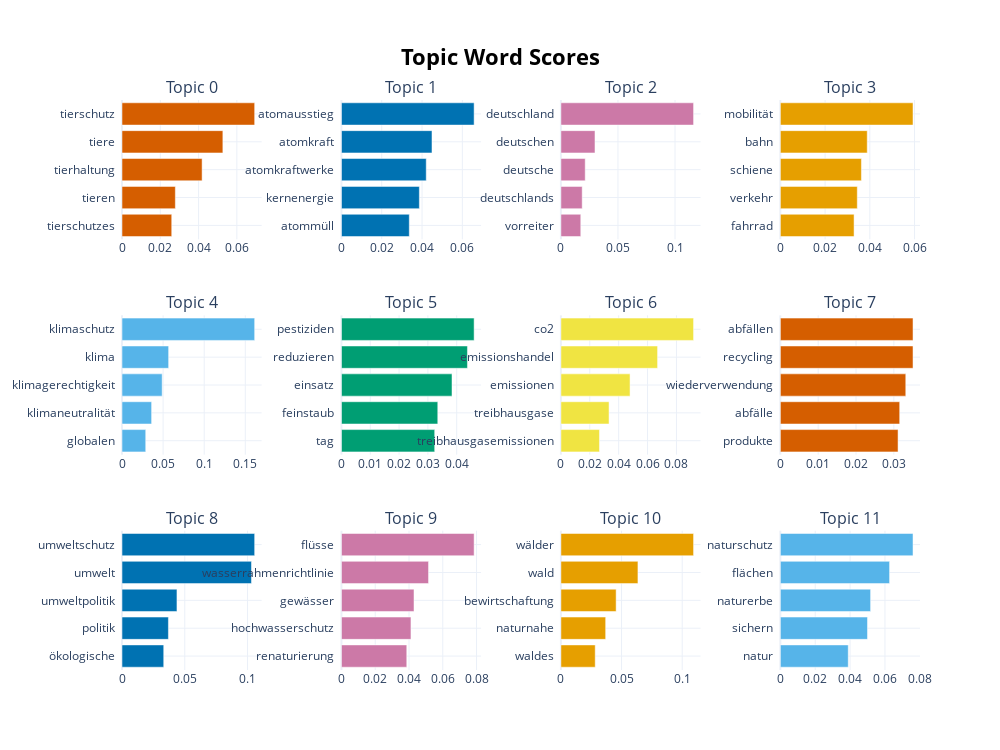

Write notebook code for a chart like this one.
### Markdown cell above
When clustering the different topics it seems as though that many of the ecological topics such as nature conservation, pesticide prohibition, water protection, species protection and so on appear to be clustered together, with a high similarity score.

### Code cell
german_model.visualize_barchart(custom_labels=False, top_n_topics=12)

### Figure 1 — Plotly figure (JSON) as saved in the notebook; plotly's stock layout.template omitted (floating-point values rounded to 4 significant figures)
{"data": [{"marker": {"color": "#D55E00"}, "orientation": "h", "type": "bar", "x": [0.02598, 0.02787, 0.04184, 0.05269, 0.06929], "xaxis": "x", "y": ["tierschutzes  ", "tieren  ", "tierhaltung  ", "tiere  ", "tierschutz  "], "yaxis": "y"}, {"marker": {"color": "#0072B2"}, "orientation": "h", "type": "bar", "x": [0.03367, 0.03866, 0.04209, 0.04494, 0.06585], "xaxis": "x2", "y": ["atommüll  ", "kernenergie  ", "atomkraftwerke  ", "atomkraft  ", "atomausstieg  "], "yaxis": "y2"}, {"marker": {"color": "#CC79A7"}, "orientation": "h", "type": "bar", "x": [0.01742, 0.01866, 0.02131, 0.02988, 0.1163], "xaxis": "x3", "y": ["vorreiter  ", "deutschlands  ", "deutsche  ", "deutschen  ", "deutschland  "], "yaxis": "y3"}, {"marker": {"color": "#E69F00"}, "orientation": "h", "type": "bar", "x": [0.03296, 0.0344, 0.03624, 0.03884, 0.05931], "xaxis": "x4", "y": ["fahrrad  ", "verkehr  ", "schiene  ", "bahn  ", "mobilität  "], "yaxis": "y4"}, {"marker": {"color": "#56B4E9"}, "orientation": "h", "type": "bar", "x": [0.02887, 0.03604, 0.04887, 0.05674, 0.1614], "xaxis": "x5", "y": ["globalen  ", "klimaneutralität  ", "klimagerechtigkeit  ", "klima  ", "klimaschutz  "], "yaxis": "y5"}, {"marker": {"color": "#009E73"}, "orientation": "h", "type": "bar", "x": [0.03237, 0.03344, 0.03837, 0.04373, 0.04605], "xaxis": "x6", "y": ["tag  ", "feinstaub  ", "einsatz  ", "reduzieren  ", "pestiziden  "], "yaxis": "y6"}, {"marker": {"color": "#F0E442"}, "orientation": "h", "type": "bar", "x": [0.02671, 0.03333, 0.04788, 0.06694, 0.09186], "xaxis": "x7", "y": ["treibhausgasemissionen  ", "treibhausgase  ", "emissionen  ", "emissionshandel  ", "co2  "], "yaxis": "y7"}, {"marker": {"color": "#D55E00"}, "orientation": "h", "type": "bar", "x": [0.03111, 0.03154, 0.03315, 0.03507, 0.03507], "xaxis": "x8", "y": ["produkte  ", "abfälle  ", "wiederverwendung  ", "recycling  ", "abfällen  "], "yaxis": "y8"}, {"marker": {"color": "#0072B2"}, "orientation": "h", "type": "bar", "x": [0.03324, 0.03697, 0.04377, 0.1031, 0.1057], "xaxis": "x9", "y": ["ökologische  ", "politik  ", "umweltpolitik  ", "umwelt  ", "umweltschutz  "], "yaxis": "y9"}, {"marker": {"color": "#CC79A7"}, "orientation": "h", "type": "bar", "x": [0.03868, 0.04115, 0.04296, 0.05157, 0.07855], "xaxis": "x10", "y": ["renaturierung  ", "hochwasserschutz  ", "gewässer  ", "wasserrahmenrichtlinie  ", "flüsse  "], "yaxis": "y10"}, {"marker": {"color": "#E69F00"}, "orientation": "h", "type": "bar", "x": [0.02829, 0.03691, 0.04554, 0.06351, 0.1094], "xaxis": "x11", "y": ["waldes  ", "naturnahe  ", "bewirtschaftung  ", "wald  ", "wälder  "], "yaxis": "y11"}, {"marker": {"color": "#56B4E9"}, "orientation": "h", "type": "bar", "x": [0.03894, 0.04997, 0.05175, 0.06264, 0.07608], "xaxis": "x12", "y": ["natur  ", "sichern  ", "naturerbe  ", "flächen  ", "naturschutz  "], "yaxis": "y12"}], "layout": {"annotations": [{"font": {"size": 16}, "showarrow": false, "text": "Topic 0", "x": 0.0875, "xanchor": "center", "xref": "paper", "y": 1, "yanchor": "bottom", "yref": "paper"}, {"font": {"size": 16}, "showarrow": false, "text": "Topic 1", "x": 0.3625, "xanchor": "center", "xref": "paper", "y": 1, "yanchor": "bottom", "yref": "paper"}, {"font": {"size": 16}, "showarrow": false, "text": "Topic 2", "x": 0.6375, "xanchor": "center", "xref": "paper", "y": 1, "yanchor": "bottom", "yref": "paper"}, {"font": {"size": 16}, "showarrow": false, "text": "Topic 3", "x": 0.9125, "xanchor": "center", "xref": "paper", "y": 1, "yanchor": "bottom", "yref": "paper"}, {"font": {"size": 16}, "showarrow": false, "text": "Topic 4", "x": 0.0875, "xanchor": "center", "xref": "paper", "y": 0.6222, "yanchor": "bottom", "yref": "paper"}, {"font": {"size": 16}, "showarrow": false, "text": "Topic 5", "x": 0.3625, "xanchor": "center", "xref": "paper", "y": 0.6222, "yanchor": "bottom", "yref": "paper"}, {"font": {"size": 16}, "showarrow": false, "text": "Topic 6", "x": 0.6375, "xanchor": "center", "xref": "paper", "y": 0.6222, "yanchor": "bottom", "yref": "paper"}, {"font": {"size": 16}, "showarrow": false, "text": "Topic 7", "x": 0.9125, "xanchor": "center", "xref": "paper", "y": 0.6222, "yanchor": "bottom", "yref": "paper"}, {"font": {"size": 16}, "showarrow": false, "text": "Topic 8", "x": 0.0875, "xanchor": "center", "xref": "paper", "y": 0.2444, "yanchor": "bottom", "yref": "paper"}, {"font": {"size": 16}, "showarrow": false, "text": "Topic 9", "x": 0.3625, "xanchor": "center", "xref": "paper", "y": 0.2444, "yanchor": "bottom", "yref": "paper"}, {"font": {"size": 16}, "showarrow": false, "text": "Topic 10", "x": 0.6375, "xanchor": "center", "xref": "paper", "y": 0.2444, "yanchor": "bottom", "yref": "paper"}, {"font": {"size": 16}, "showarrow": false, "text": "Topic 11", "x": 0.9125, "xanchor": "center", "xref": "paper", "y": 0.2444, "yanchor": "bottom", "yref": "paper"}], "height": 750, "hoverlabel": {"bgcolor": "white", "font": {"family": "Rockwell", "size": 16}}, "showlegend": false, "title": {"font": {"color": "Black", "size": 22}, "text": "<b>Topic Word Scores", "x": 0.5, "xanchor": "center", "yanchor": "top"}, "width": 1000, "xaxis": {"anchor": "y", "domain": [0, 0.175], "showgrid": true}, "xaxis10": {"anchor": "y10", "domain": [0.275, 0.45], "showgrid": true}, "xaxis11": {"anchor": "y11", "domain": [0.55, 0.725], "showgrid": true}, "xaxis12": {"anchor": "y12", "domain": [0.825, 1], "showgrid": true}, "xaxis2": {"anchor": "y2", "domain": [0.275, 0.45], "showgrid": true}, "xaxis3": {"anchor": "y3", "domain": [0.55, 0.725], "showgrid": true}, "xaxis4": {"anchor": "y4", "domain": [0.825, 1], "showgrid": true}, "xaxis5": {"anchor": "y5", "domain": [0, 0.175], "showgrid": true}, "xaxis6": {"anchor": "y6", "domain": [0.275, 0.45], "showgrid": true}, "xaxis7": {"anchor": "y7", "domain": [0.55, 0.725], "showgrid": true}, "xaxis8": {"anchor": "y8", "domain": [0.825, 1], "showgrid": true}, "xaxis9": {"anchor": "y9", "domain": [0, 0.175], "showgrid": true}, "yaxis": {"anchor": "x", "domain": [0.7556, 1], "showgrid": true}, "yaxis10": {"anchor": "x10", "domain": [0, 0.2444], "showgrid": true}, "yaxis11": {"anchor": "x11", "domain": [0, 0.2444], "showgrid": true}, "yaxis12": {"anchor": "x12", "domain": [0, 0.2444], "showgrid": true}, "yaxis2": {"anchor": "x2", "domain": [0.7556, 1], "showgrid": true}, "yaxis3": {"anchor": "x3", "domain": [0.7556, 1], "showgrid": true}, "yaxis4": {"anchor": "x4", "domain": [0.7556, 1], "showgrid": true}, "yaxis5": {"anchor": "x5", "domain": [0.3778, 0.6222], "showgrid": true}, "yaxis6": {"anchor": "x6", "domain": [0.3778, 0.6222], "showgrid": true}, "yaxis7": {"anchor": "x7", "domain": [0.3778, 0.6222], "showgrid": true}, "yaxis8": {"anchor": "x8", "domain": [0.3778, 0.6222], "showgrid": true}, "yaxis9": {"anchor": "x9", "domain": [0, 0.2444], "showgrid": true}}}
